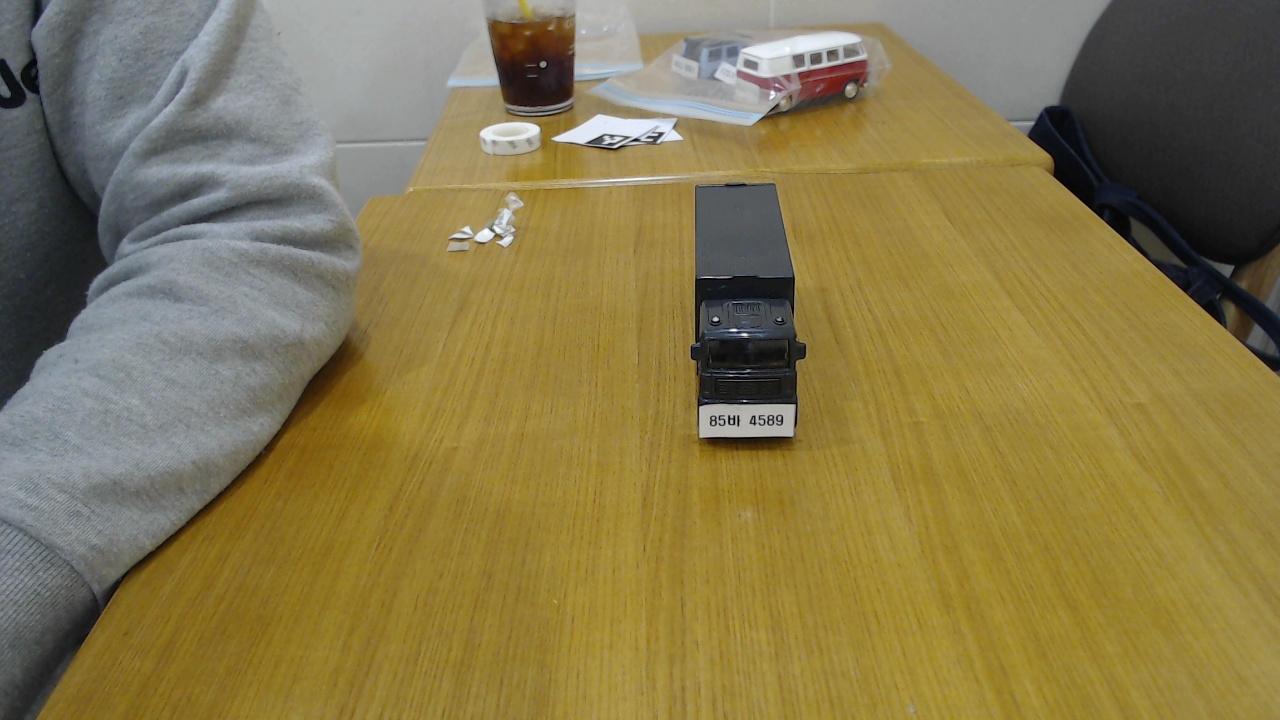
#> input picture data/snapshots/A-1_20260425_184613.jpg, 1280 x 720 px
$ python -i enhancer.py   (imports and definitions only)
#> lines starting #> are read from the running program, lines starting #| are printed output that depends on the picture; after the words box and inside, x2 and y2 are one past the last pixel; in counts of white or black regions, pixels touching at a corner belong together
#> further down, picture is the input picture: shape (720, 1280, 3); mean B, G, R 76.4, 120.4, 134.3
# ============================================================
# [OCR] 번호판 이미지 전처리 (4가지 버전 생성)
# 라즈베리파이 2GB 최적화
# ============================================================

import cv2
import numpy as np
from config.settings import PLATE_UPSCALE, PLATE_PADDING


class PlateEnhancer:

    # [48 lines left out: functions crop_plate_region, estimate_occlusion_ratio, not called in this run]

    def generate_variants(self, plate_img: np.ndarray) -> list:
        """
        OCR 인식률 향상을 위해 4가지 전처리 버전 생성.
        여러 버전을 시도해서 가장 좋은 결과를 선택.
        """
        variants = []

        # ── 버전 1: 업스케일 + 언샤프 마스킹 ───────────────
        try:
            h, w  = plate_img.shape[:2]
#> h = 720; w = 1280
            # PLATE_UPSCALE 배율로 확대 (기본 3배)
            up    = cv2.resize(plate_img,
                               (int(w * PLATE_UPSCALE), int(h * PLATE_UPSCALE)),
                               interpolation=cv2.INTER_CUBIC)
            # 언샤프 마스킹으로 엣지 강화
            sharp = self._unsharp_mask(up)
            variants.append(sharp)
        except Exception:
            variants.append(plate_img)

        # ── 버전 2: 적응형 이진화 ──────────────────────────
        try:
            h, w  = plate_img.shape[:2]
            up    = cv2.resize(plate_img,
                               (int(w * PLATE_UPSCALE), int(h * PLATE_UPSCALE)),
                               interpolation=cv2.INTER_CUBIC)
            gray  = cv2.cvtColor(up, cv2.COLOR_BGR2GRAY)
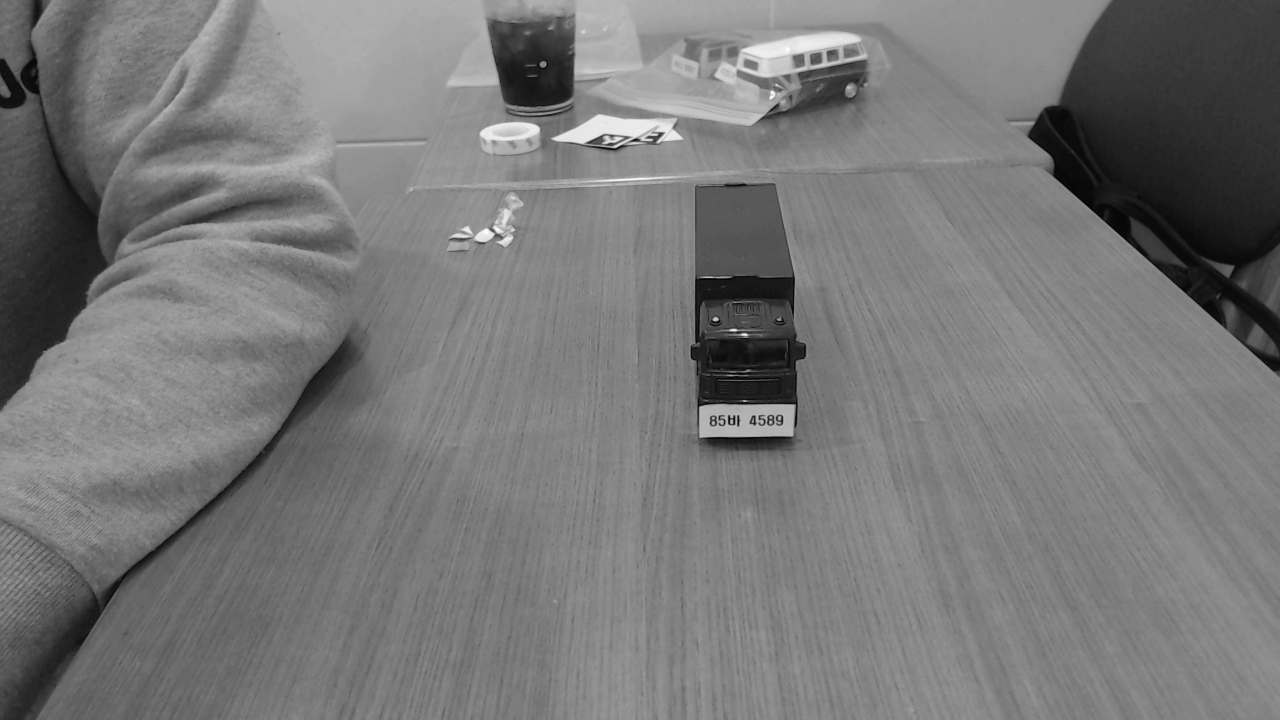
#> gray: shape (2160, 3840) (shown at 1/3 size); min 0, max 255, mean 119.5
            # 가우시안 적응형 이진화 (조명 불균일 환경에 강함)
            binary = cv2.adaptiveThreshold(
                gray, 255,
                cv2.ADAPTIVE_THRESH_GAUSSIAN_C,
                cv2.THRESH_BINARY, 11, 2
            )
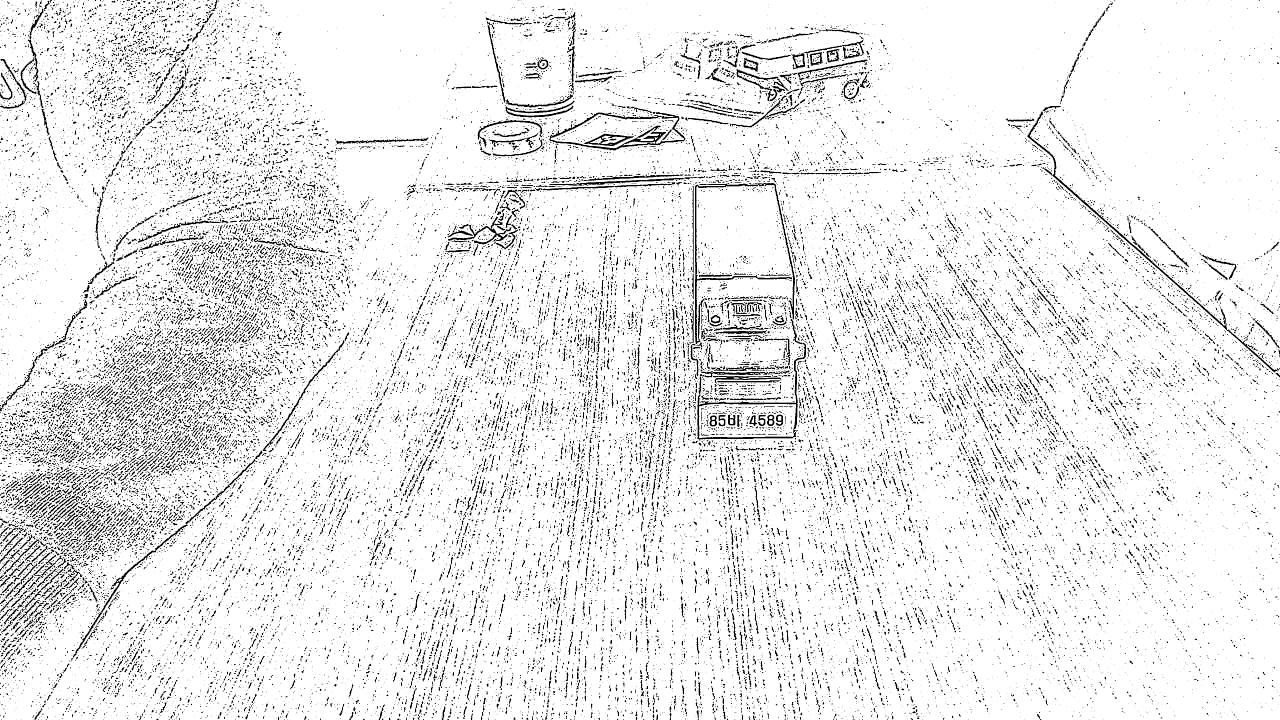
#> binary: shape (2160, 3840) (shown at 1/3 size); 92.2% white; 45106 black regions (36975 under 20 px), largest, box (x1, y1, x2, y2) and area: (2085, 549, 2385, 1032) 7629, (1646, 336, 2056, 451) 6741, (3082, 334, 3840, 1117) 5985
            variants.append(cv2.cvtColor(binary, cv2.COLOR_GRAY2BGR))
        except Exception:
            pass

        # ── 버전 3: Otsu 이진화 ────────────────────────────
        try:
            h, w  = plate_img.shape[:2]
            up    = cv2.resize(plate_img,
                               (int(w * PLATE_UPSCALE), int(h * PLATE_UPSCALE)),
                               interpolation=cv2.INTER_CUBIC)
            gray  = cv2.cvtColor(up, cv2.COLOR_BGR2GRAY)
            # Otsu 방법으로 자동 임계값 결정
            _, binary = cv2.threshold(
                gray, 0, 255,
                cv2.THRESH_BINARY + cv2.THRESH_OTSU
            )
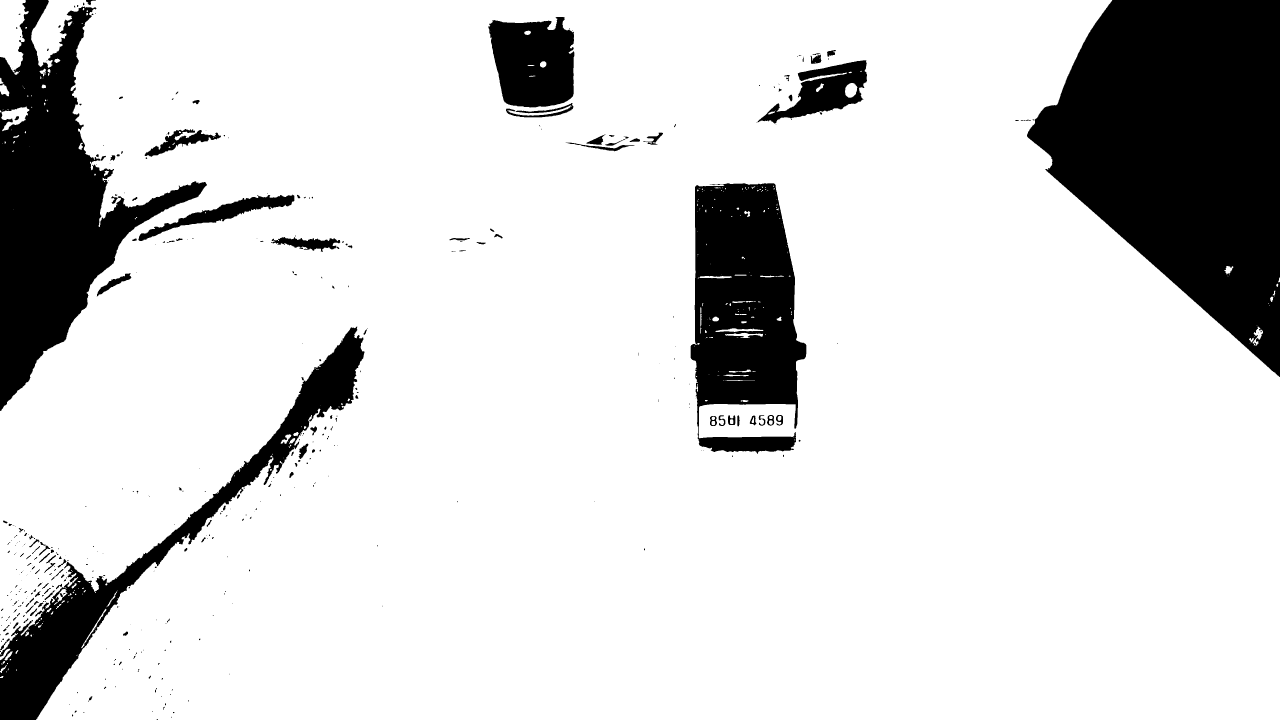
#> binary: shape (2160, 3840) (shown at 1/3 size); 84.4% white; 416 black regions (254 under 20 px), largest, box (x1, y1, x2, y2) and area: (3081, 0, 3840, 1131) 545572, (0, 0, 621, 1233) 276721, (2072, 550, 2419, 1361) 199086
            variants.append(cv2.cvtColor(binary, cv2.COLOR_GRAY2BGR))
        except Exception:
            pass

        # ── 버전 4: 언샤프 강화 + 노이즈 제거 + 엣지 강화 ──
        try:
            h, w  = plate_img.shape[:2]
            up    = cv2.resize(plate_img,
                               (int(w * PLATE_UPSCALE), int(h * PLATE_UPSCALE)),
                               interpolation=cv2.INTER_CUBIC)
            # 가우시안 블러로 흐린 버전 생성
            gaussian = cv2.GaussianBlur(up, (0, 0), 3)
            # 원본 - 흐린 버전 = 엣지 강화
            sharp = cv2.addWeighted(up, 2.5, gaussian, -1.5, 0)
            # 비지역 평균 필터로 노이즈 제거
            denoised = cv2.fastNlMeansDenoisingColored(
                sharp, None, 10, 10, 7, 21
            )
            # 샤프닝 커널 적용
            kernel = np.array([[0, -1, 0],
                                [-1, 5, -1],
                                [0, -1, 0]])
            result = cv2.filter2D(denoised, -1, kernel)
            variants.append(result)
        except Exception:
            pass

        return variants if variants else [plate_img]

    @staticmethod
    def _unsharp_mask(img: np.ndarray,
                      kernel_size: int = 5,
                      strength: float = 1.5) -> np.ndarray:
        """언샤프 마스킹: 원본 - 블러 = 엣지, 원본 + 엣지 = 선명한 이미지."""
        blurred = cv2.GaussianBlur(img, (kernel_size, kernel_size), 0)
        # 원본에 strength 배만큼 엣지를 더해서 선명도 향상
        return cv2.addWeighted(img, 1 + strength, blurred, -strength, 0)

>>> import cv2
>>> picture = cv2.imread('../data/snapshots/A-1_20260425_184613.jpg')
>>> result = PlateEnhancer().generate_variants(picture)
#> result = 4 items
